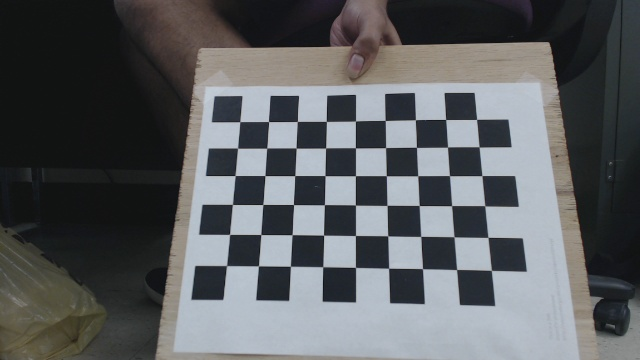
#> input picture exercisepaper06/calib_images/left1.jpg, 640 x 360 px; its folder holds 4 pictures in this run
$ python exercise1.py
#> lines starting #> are read from the running program, lines starting #| are printed output that depends on the picture
import cv2
import numpy as np
import pathlib
import glob
from functools import reduce


def flatMap(f, items):
    return reduce(lambda x, y: x + y, map(f, items))


square_size = 0.02423
image_size = (360, 640)
pattern_size = (9, 6)
image_paths = glob.glob("./calib_images/*.jpg")
image_objects = list(flatMap(lambda y:
              list(map(lambda x:
                   np.array([
                      x * square_size,
                      y * square_size,
                      0
                  ]),
                  range(0, pattern_size[0]))),  # width
                        range(0, pattern_size[1])))      # height
image_objects = np.array(image_objects, dtype='float32')

all_object_points = []
all_image_points = []
all_images = []

for image_path in image_paths:
    image = cv2.imread(image_path)
#> image is the input picture: shape (360, 640, 3); mean B, G, R 96, 93.7, 91.3
    (foundCorners, corners) = cv2.findChessboardCorners(image, pattern_size)
#> foundCorners = True; corners = 54 rows, first 8: [239.8, 121.7], [268.5, 121.5], [297.4, 121.4], [326.4, 121.4], [355.5, 121], [385.3, 120.5], [415.4, 119.7], [445.6, 119.5]

    # cv2.drawChessboardCorners(image, pattern_size, corners, foundCorners)
    if foundCorners:
        all_object_points.append(image_objects)
        all_image_points.append(corners)
        all_images.append(image)

retval, cameraMatrix, distCoeffs, rvecs, tvecs = cv2.calibrateCamera(all_object_points, all_image_points, image_size, None, None)

print(cameraMatrix)

def projectPointsAndShowOnImage():
    for (image, object_points, rvec, tvec) in zip(all_images, all_object_points, rvecs, tvecs):
        image_points, jacobian = cv2.projectPoints(np.array(object_points, dtype="float32"), rvec, tvec, cameraMatrix, distCoeffs)
        cv2.drawChessboardCorners(image, pattern_size, image_points, True)
        cv2.imshow("Projected Points", image)
        cv2.waitKey(0)
#> this loop made 4 passes
#> pass 1, in projectPointsAndShowOnImage, `cv2.imshow("Projected Points", image)`:
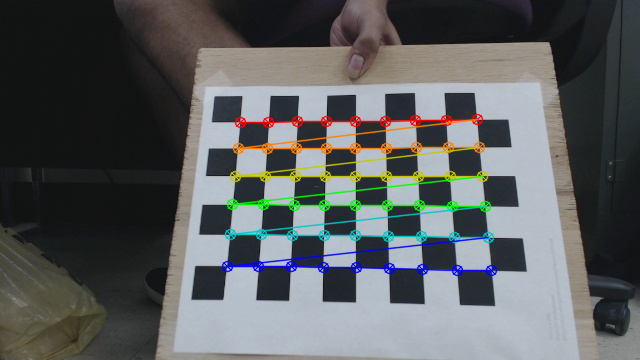
#> window 'Projected Points': shape (360, 640, 3); mean B, G, R 94.8, 94.3, 91.3
#> pass 2, in projectPointsAndShowOnImage, `cv2.imshow("Projected Points", image)`:
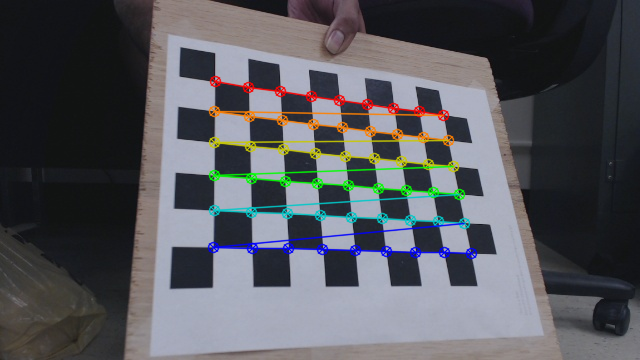
#> window 'Projected Points': shape (360, 640, 3); mean B, G, R 92.8, 87.7, 86.6

projectPointsAndShowOnImage()

#> (the run stopped early here; a loop or call above may not have finished)
